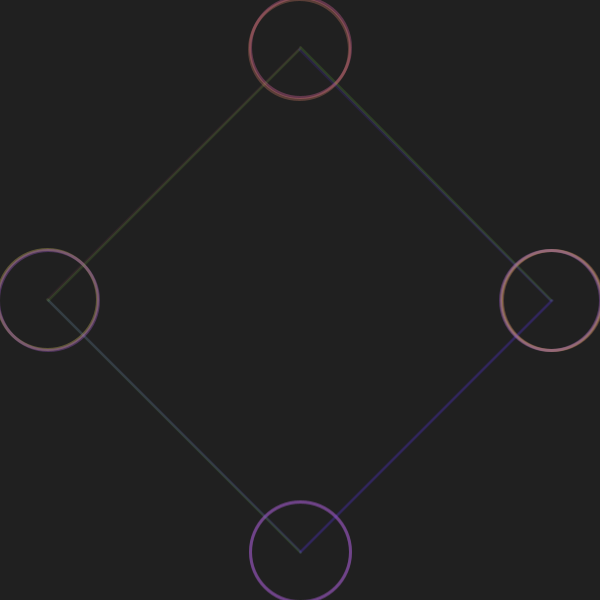
Frame 1 (no input)
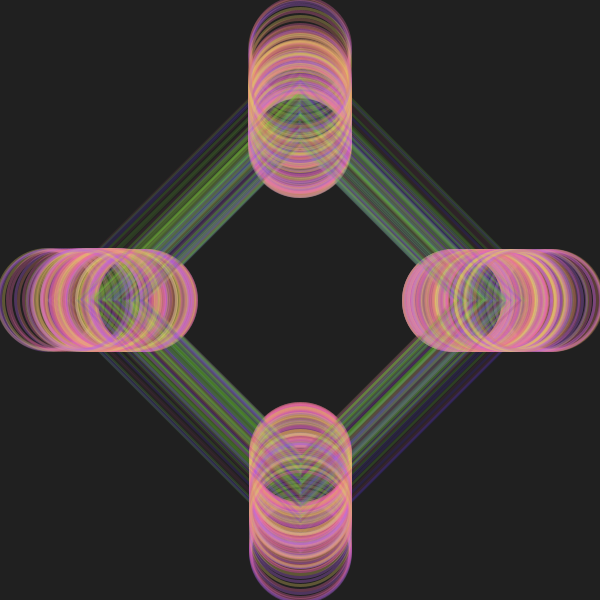
Frame 60 (the mouse pressed at the canvas centre just before this capture)
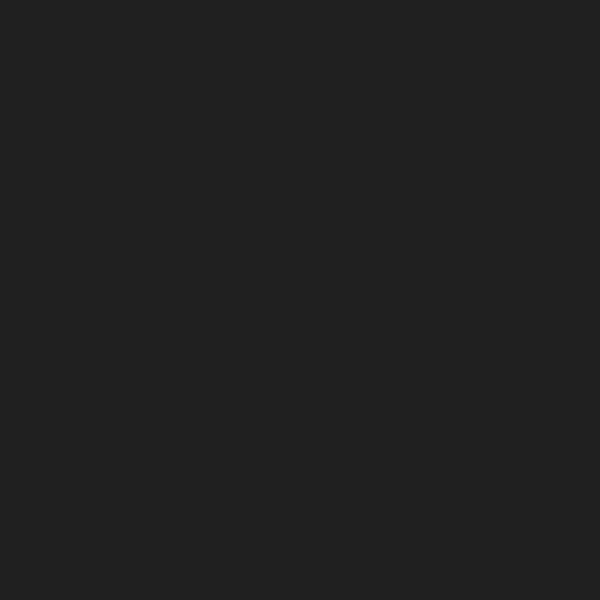
Frame 120 (the mouse held since frame 60 and released just before this capture)

The Processing sketch that drew these frames (run headless with seeded random() and noise(); from frame 60 on, the mouse is pressed at the canvas centre):

// Processing sketch: processing_154041
// ── processing_154041.pde

Circles c;
void setup() {
 size(600,600);
	background(#202020);
	frameRate (8);
	c = new Circles(width/2, height/2);
}

void draw() {
  	if (mousePressed ==  true){
  		background(#202020);
  	}
  	c.randomSegments();
  	c.display();		
}
class Circles { 

		int centX; 
		int centY; 
		float radius; 
		color col;
		int randSeg1;
		int [] randomSeg = new int [4];
		int r = 90;
		int randColor0; 
int
randColor1; 
	Circles ( int _centX, int _centY) {
		centX = _centX; 
		centY = _centY; 
	}

	int randomSegments(){
	
		randomSeg[0] = 90;
		randomSeg[1] = 80;
		randomSeg[2] = 70;
		randomSeg[3] = 60;

		int alph = 50;

 	color [][] colorArray = { 
 								{0x50F068AA,  0x50B663E5,  0x50D98069,  0x50E5CC62 },
 								{0x50CDF071,  0x5093F09F,  0x50E5786C,  0x509B70E5 },
 								{0x50C0E564,  0x506DF078,  0x50B9F08F,  0x5068E58E },
 								{0x50E56B49,  0x50F09D76,  0x50D98F57,  0x50F0A954 },

 							};

		if (mousePressed == true){
			 r = int(randomSeg[ (int)random(0,4)] );
			 randColor0 = (int)random(0,4);
			 background(#202020);
		} else {
			 r = r;
			 randColor0 = randColor0;

		}
		
		randColor1 = (int) random(0,4);
		col = colorArray[randColor0] [randColor1] ;
		int returnValue = r;
		return returnValue;
	}

	void display() {
		
		stroke(0, 30);
		stroke(#303030);
		float x, y;
		float lastX, lastY;
		float thisRadius;
		lastX = -999;
		lastY = -999;
		int r;

		for ( float ang = 0; ang <= 360*2; ang += randomSegments() ) {
			radius = 5;
			//radius += 5;
			thisRadius = radius + perlinNoise(0.003)* 200; //<- RANDOM FUNCTION TO PLAY WITH WITH!


			float rad = radians(ang);
			x = centX + ( thisRadius * cos(rad) * 2) ;
			y = centY + ( thisRadius * sin(rad) * 2) ;

			if (lastX > - 999){
				strokeWeight(2.5);
				stroke( col/2 );
				
				line(x,y, lastX, lastY);
			}
			lastX = x;
			lastY = y;

			stroke(col);
			noFill();
			strokeWeight(3);
			ellipse(lastX, lastY, 100, 100);
		}	
	}
}

float ynoise;
float ynoise2;
float rad = 0.0;

float sine(float _rad) {
	rad = rad; 
	rad+= _rad;
 	float retValue  = sin(rad);
 	return retValue;
}

float perlinNoise(float _ynoise) {

	ynoise = ynoise + _ynoise;
 	float retValue = noise( ynoise );

 	return retValue;

}
float perlinNoise2(float _ynoise2) {

	ynoise2 = ynoise2 + _ynoise2;
 	float retValue = ( ynoise2 ) * 400;

 	return retValue;
}
